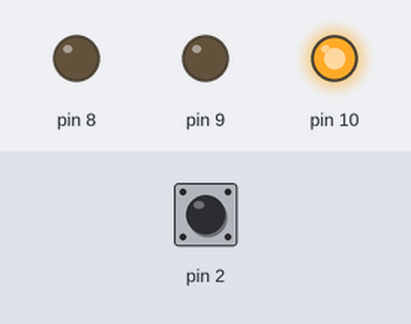
The sketch below on a simulated Arduino Uno, built with avr-gcc and run on an emulated ATmega328P. Parts: output pins drawn as LEDs (lit = HIGH). Dashed ring = blinking. Inputs (shaded band) come from the test bench; at power-on: pin 2 HIGH.

Above: at 1.8 s.
1.9 s: pin 2 pulled LOW for 3.2 s
At 2.7 s:
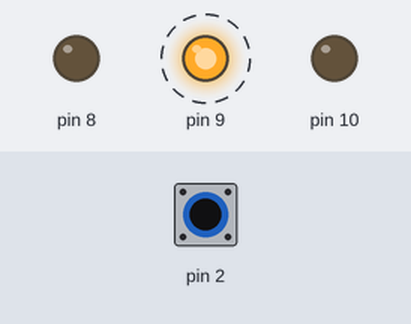
6.6 s: pin 2 pulled LOW for 0.15 s
At 7.8 s:
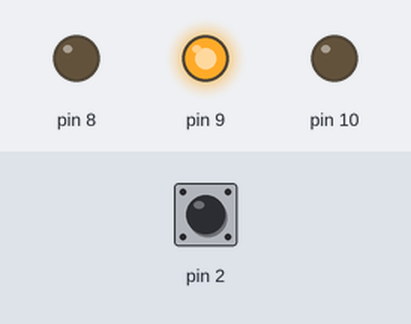
8.2 s: pin 2 pulled LOW for 1 s
At 9.1 s:
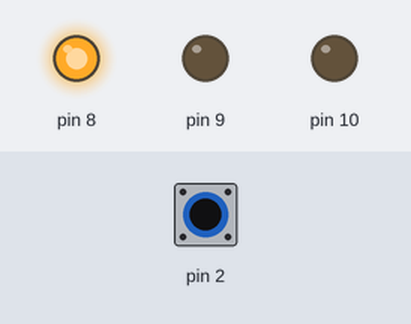
Timing chart, 0 to 11.2 s (numbered marks = the images above; inputs shaded):
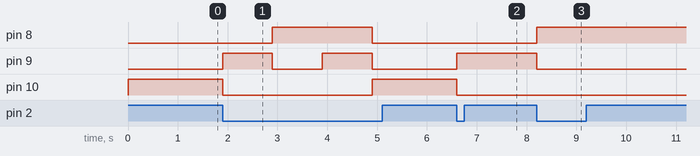

Measured:
- after the input at 1.9 s, pin 8: LOW → HIGH after 1.0 s, → LOW 2.0 s later; pin 9: alternates HIGH for 1.0 s and LOW for 1.0 s, starting at once; pin 10: HIGH → LOW at once, → HIGH 3.0 s later
- after the input at 6.6 s, pin 9: LOW → HIGH at once; pin 10: HIGH → LOW at once
- after the input at 8.2 s, pin 8: LOW → HIGH at once; pin 9: HIGH → LOW at once

The sketch:

traffic_lights.ino
```cpp
void setup() {
  pinMode(8,OUTPUT);
  pinMode(9,OUTPUT);
  pinMode(10,OUTPUT);

  digitalWrite(8,LOW);
  digitalWrite(9,LOW);
  digitalWrite(10,LOW);

  pinMode(2,INPUT_PULLUP);
}

void loop() {
  digitalWrite(8,LOW);
  digitalWrite(9,LOW);
  digitalWrite(10,HIGH);
  delay(1000);
  while (digitalRead(2) == HIGH) {}

  digitalWrite(8,LOW);
  digitalWrite(9,HIGH);
  digitalWrite(10,LOW);
  delay(1000);
  while (digitalRead(2) == HIGH) {}

  digitalWrite(8,HIGH);
  digitalWrite(9,LOW);
  delay(1000);
  while (digitalRead(2) == HIGH) {}

  digitalWrite(9,HIGH);
  delay(1000);
  while (digitalRead(2) == HIGH) {}
}
```
